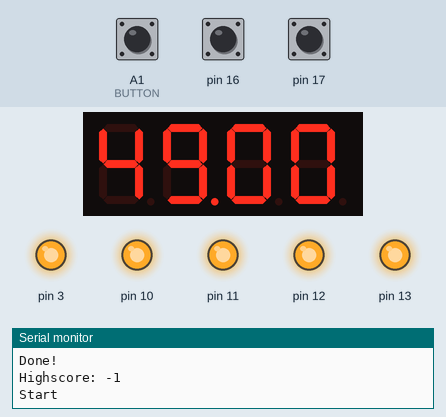
A sketch run on a simulated Arduino Uno, built with avr-gcc and run on an emulated ATmega328P. On the bench: 4-digit seven-segment display, output pins drawn as LEDs (lit = HIGH), the last lines printed to the serial monitor. The test bench sets the inputs (shaded band); at power-on: A1 (BUTTON) HIGH, pin 16 HIGH, pin 17 HIGH. Random numbers use the default seed unless the sketch sets one; EEPROM starts erased.

Above: at 2.1 s.
At 6.1 s:
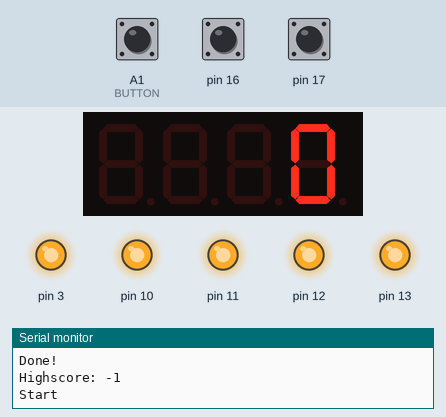
At 14.1 s:
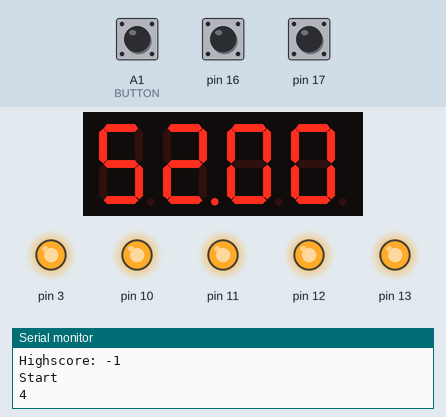
At 16.1 s:
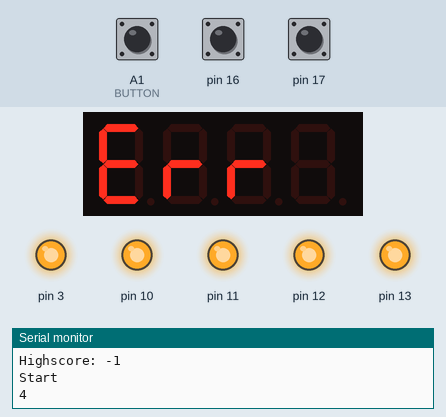
At 26.2 s:
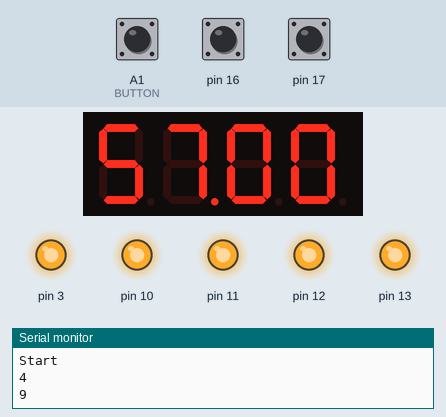
At 36.2 s:
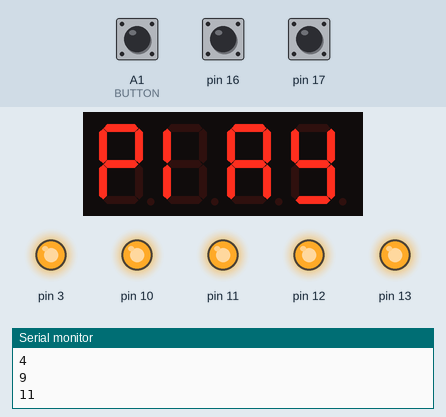

Measured:
- what the display in image 0 shows lasts 2.0 s, from 2.0 s to 4.0 s
- what the display in image 1 shows lasts 2.5 s, from 6.1 s to 8.6 s

The sketch:

opdracht2.ino
```cpp
// Huub van Holsteijn, The Hague University 28 november 2018
//References: https://www.arduino.cc/reference/en/#functions
#include <EEPROM.h>
#include <TimerOne.h>
#include <Wire.h>
#include <MultiFuncShield.h>

//An score struct. A group of variables in a block of memory, also known as a 'structure'.
struct ScoreObject {
  int score;
  char initals[3];
};

int eeAddress = 0; //EEPROM address to start reading from

int highscore = 0;

char HEXDIGITS[] = {'0', '1', '2', '3', '4', '5', '6', '7', '8', '9', 'A', 'B', 'C', 'D', 'E', 'F'};

const int BUTTON = A1;
bool buttonState;
bool lastButtonState = HIGH;

unsigned long beginTime;

//int guessingTime = 2000;

int score = 0;

const int GAMETIME = 2000;

int buttonPushes = 0;

int randomNum = 1;

//Sets up all the functional methods and sets an random.
void setup() {
  Serial.begin(9600);
  Timer1.initialize();
  MFS.initialize(&Timer1); // initialize multi-function shield library
  randomSeed(analogRead(A5)); //Most random number on the multi-function shield, cause pins is unused.
  while (!Serial) {
    ; // wait for serial port to connect. Needed for native USB port only
  }
  runCrc();
  //putEeprom();
  readHighscore();
  //iterateEeprom();
  //randomSeed(analogRead(A1)); // Pseudorandom
  /*Instances of the game*/
  MFS.write("Play");
  delay(2000);
  MFS.write("");
  randomNum = random(1, 15);
  MFS.write(HEXDIGITS[randomNum], 3);
  //MFS.write(randomNum);

  Serial.println("Start");
  beginTime = millis();
}

//loops sequence.
void loop() {
  if (!isTimeUp()) {
    if (buttonClick()) {
      runButtonFunction();
    }
  } else {
    if (randomGuessed()) {
      //displayTime();
      delay(2000);
      scoreIncrease();
      gameReset();
    } else {
      displayError();
      delay(2000);
      compareHighscore();
      showGameScore();
      showHighScore();
      gameReset();
      displayBinary(buttonPushes);
      instanceNewGame();
    }
  }
}

//compare highscore with the previous read highscore
void compareHighscore() {
  if (score > highscore) {
    highscore = score;
    putNewHighscore();
    //updateStoredHighscore(highscore);
  }
}

//Increases games score.
void scoreIncrease() {
  score++;
}

//Shows play display and begins new game with a new score.
void instanceNewGame() {
  score = 0;
  MFS.write("Play");
  delay(2000);
  displayReset();
}

//resets the game settings randomNumber and push counter.
void gameReset() {
  randomNum = getRandom();
  Serial.println(randomNum);
  buttonPushes = 0;
  displayReset();
}


//Display number and resets millis.
void displayReset() {
  displayHex(randomNum);
  beginTime = millis();
}

//Show games score animation with countup.
//source: blink exmaples
void showGameScore() {
  for (int i = 0; i <= score; i++) {
    delay(35);
    MFS.write(i);
  }
  delay(2000);
}

//Shows a blinking highscore on the display.
void showHighScore() {
  int BLINKTIME = 500;
  //blink score
  for (int i = 0; i < 4; i++) {
    delay(BLINKTIME);
    MFS.write("");
    delay(BLINKTIME);
    MFS.write(highscore);
  }
}

//Get random integer from 1 till 15.
int getRandom() {
  return random(1, 15);
}

//Display
//Source: https://www.programmingsimplified.com/c/source-code/c-program-convert-decimal-to-binary
// Opdracht 1b reader
void displayBinary(int decimalNumber) {
  int temp;
  for (int i = 0; i <= 3; i++) {
    temp = decimalNumber >> i;        // Binary Right Shift Operator. The left is an operator, the iterator (i) will be the number of bits that will be moved to the right on the bits of the operator.
    //Serial.println(temp);
    boolean bitd = temp & 1;          // binair getal en operator kopieren een bit naar het resultaat, wanneer het bit bestaat
    digitalWrite(i + 10, !bitd);
  }
  //Serial.println();
}

//Button A1 Click
//Source: button State example
bool buttonClick() {
  buttonState = digitalRead(BUTTON);
  if (buttonState != lastButtonState) {
    if (buttonState == HIGH) {
      lastButtonState = buttonState;
      return true;
    }
    delay(50);                                     //Small delay for debouncing
  }
  lastButtonState = buttonState;
  return false;
}

//Function when some pushes button A1, during numberguesser.
void runButtonFunction() {
  if (buttonPushes < 15) {
    buttonPushes++;
  } else {
    buttonPushes = 1;
  }
  //setGuessingTime();
  Serial.print("Knop is ");
  Serial.print(buttonPushes);
  Serial.println(" keer ingedrukt");
  displayBinary(buttonPushes);
  beginTime = millis();

}

//Display Hexadecimaldigit
void displayHex(int d) {
  MFS.write("");                  //Clear display;
  MFS.write(getHexDigit(d), 3);
}

//Leds an error message
void displayError() {
  MFS.write("Err");
}

//returns passed time from the start of a new game sequence.
unsigned long passedTime() {
  return millis() - beginTime;
}

//When passed time is greater than your max game time (2000ms) then it returns true
bool isTimeUp() {
  return (passedTime() >= GAMETIME);
}

//Returns true the randomnumber equals the buttonpushes
bool randomGuessed() {
  if (buttonPushes == randomNum) {
    return true;
  }
  return false;
}

//Returns a character of a hexadecimal until 15.
char getHexDigit(int d) {
  return HEXDIGITS[d];
}

//An method to check the corrutionstatus of the EEPROM data.
void runCrc() {
  //Print length of data to run CRC on.
  Serial.print("EEPROM length: ");
  Serial.println(EEPROM.length());

  //Print the result of calling eeprom_crc()
  Serial.print("CRC32 of EEPROM data: 0x");
  Serial.println(eeprom_crc(), HEX);
  Serial.print("Done!\n\n");
}

//Check if the EEPROM is not damaged or corrupted.
unsigned long eeprom_crc(void) {
  const unsigned long crc_table[16] = {
    0x00000000, 0x1db71064, 0x3b6e20c8, 0x26d930ac,
    0x76dc4190, 0x6b6b51f4, 0x4db26158, 0x5005713c,
    0xedb88320, 0xf00f9344, 0xd6d6a3e8, 0xcb61b38c,
    0x9b64c2b0, 0x86d3d2d4, 0xa00ae278, 0xbdbdf21c
  };
  unsigned long crc = ~0L;
  for (int index = 0 ; index < EEPROM.length()  ; ++index) {
    crc = crc_table[(crc ^ EEPROM[index]) & 0x0f] ^ (crc >> 4);
    crc = crc_table[(crc ^ (EEPROM[index] >> 4)) & 0x0f] ^ (crc >> 4);
    crc = ~crc;
  }
  return crc;
}

//Put in new highscore on to the EEPROM storage.
void putNewHighscore() {
  ScoreObject customScore = {
    highscore,
    {'H', 'W', 'P'} //Custom initalias for the future.
  };
  eeAddress += sizeof(float);
  EEPROM.put(eeAddress, customScore);
}

//read highscore from EEPROM
void readHighscore() {
  int eeAddress = sizeof(float); // Adres of the highscore stored in the EEPROM
  ScoreObject so;
  EEPROM.get(eeAddress, so);
  Serial.print("Highscore: ");
  Serial.println(so.score);
  highscore = so.score;
}

void resetHighscore() {
  ScoreObject customScore = {
    0,
    {'H', 'W', 'P'} //Custom initalias for the future.
  };
  eeAddress += sizeof(float);
  EEPROM.put(eeAddress, customScore);
}
```
